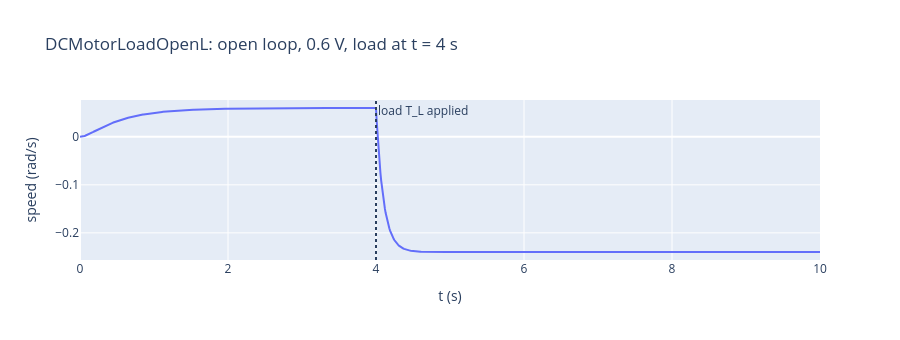

Source (notebook cell):
### Markdown cell above
## 2. 開迴路加負載：DCMotorLoadOpenL.mdl

模型的 DC Motor 子系統直接用狀態方程式（Gain：B/Jm、Kt/Jm、1/L、R/L、Ke/L 加上積分器）建成。輸入電壓是 t = 0 時的 0.6 V 步階（方塊名稱 Speed Setpoint），負載方塊 TL 在 t = 4 s 由 0 跳到 3，
加在角加速度上（相當於 T_L/Jm = 3 rad/s²，即 T_L = 0.03 N·m）。

### Code cell
def motor_sim(controller=None, r=0.6, tl_acc=3.0, t_load=4.0, t_end=10.0, dt=1e-3):
    """直接積分馬達的狀態 (i, ω, ∫e)。controller=None：開迴路，電壓 = r；否則 (Kp, Ki, Kd)，微分作用在量測值"""
    i = w = I = 0.0
    ts = np.arange(0, t_end + dt / 2, dt)
    ws = np.empty_like(ts)
    for k, t in enumerate(ts):
        ws[k] = w
        d = tl_acc if t >= t_load else 0.0
        def f(i_, w_, I_):
            wdot = (Kt * i_ - B * w_) / Jm - d
            u = r if controller is None else controller[0] * (r - w_) + controller[1] * I_ - controller[2] * wdot
            return np.array([(u - R * i_ - Ke * w_) / L, wdot, r - w_])
        x = np.array([i, w, I])
        a = f(*x); b = f(*(x + dt / 2 * a)); c = f(*(x + dt / 2 * b)); e = f(*(x + dt * c))
        i, w, I = x + dt / 6 * (a + 2 * b + 2 * c + e)
    return ts, ws

t, w = motor_sim(None)
print(f"t = 4 s 前轉速 {w[np.searchsorted(t, 3.99)]:.4f} rad/s，加負載後 {w[-1]:.4f} rad/s")
fig = go.Figure(go.Scatter(x=t[::10], y=w[::10], mode="lines", name="omega"))
fig.add_vline(x=4, line_dash="dot", annotation_text="load T_L applied")
fig.update_layout(title="DCMotorLoadOpenL: open loop, 0.6 V, load at t = 4 s", xaxis_title="t (s)", yaxis_title="speed (rad/s)", height=340)
fig.show()

### Figure 1 — Plotly figure (JSON) as saved in the notebook; plotly's stock layout.template omitted (floating-point values rounded to 4 significant figures; data arrays with more than 128 entries replaced by an {"elided": "..."} marker saying what was removed)
{"data": [{"mode": "lines", "name": "omega", "type": "scatter", "x": {"elided": "1001 float values"}, "y": {"elided": "1001 float values"}}], "layout": {"annotations": [{"showarrow": false, "text": "load T_L applied", "x": 4, "xanchor": "left", "xref": "x", "y": 1, "yanchor": "top", "yref": "y domain"}], "height": 340, "shapes": [{"line": {"dash": "dot"}, "type": "line", "x0": 4, "x1": 4, "xref": "x", "y0": 0, "y1": 1, "yref": "y domain"}], "title": {"text": "DCMotorLoadOpenL: open loop, 0.6 V, load at t = 4 s"}, "xaxis": {"title": {"text": "t (s)"}}, "yaxis": {"title": {"text": "speed (rad/s)"}}}}
